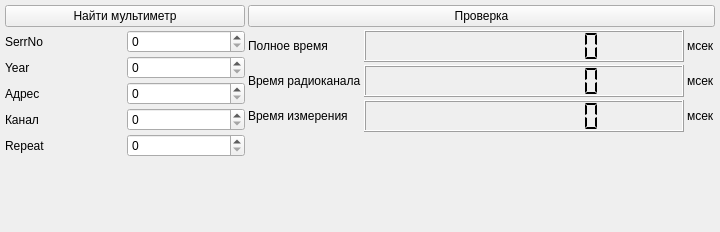
<?xml version="1.0" encoding="UTF-8"?>
<ui version="4.0">
 <class>MainBox</class>
 <widget class="QWidget" name="MainBox">
  <property name="geometry">
   <rect>
    <x>0</x>
    <y>0</y>
    <width>720</width>
    <height>232</height>
   </rect>
  </property>
  <property name="windowTitle">
   <string>Dialog</string>
  </property>
  <layout class="QHBoxLayout" name="horizontalLayout">
   <property name="spacing">
    <number>3</number>
   </property>
   <property name="leftMargin">
    <number>5</number>
   </property>
   <property name="topMargin">
    <number>5</number>
   </property>
   <property name="rightMargin">
    <number>5</number>
   </property>
   <property name="bottomMargin">
    <number>5</number>
   </property>
   <item>
    <layout class="QVBoxLayout" name="verticalLayout">
     <property name="spacing">
      <number>3</number>
     </property>
     <item>
      <widget class="QPushButton" name="btn_find_multimeter">
       <property name="text">
        <string>Найти мультиметр</string>
       </property>
      </widget>
     </item>
     <item>
      <layout class="QGridLayout" name="gridLayout_2">
       <property name="spacing">
        <number>3</number>
       </property>
       <item row="1" column="1">
        <widget class="QSpinBox" name="sb_year"/>
       </item>
       <item row="3" column="1">
        <widget class="QSpinBox" name="sb_channel"/>
       </item>
       <item row="1" column="0">
        <widget class="QLabel" name="label_8">
         <property name="text">
          <string>Year</string>
         </property>
        </widget>
       </item>
       <item row="2" column="1">
        <widget class="QSpinBox" name="sb_address"/>
       </item>
       <item row="3" column="0">
        <widget class="QLabel" name="label_5">
         <property name="text">
          <string>Канал</string>
         </property>
        </widget>
       </item>
       <item row="0" column="0">
        <widget class="QLabel" name="label_7">
         <property name="text">
          <string>SerrNo</string>
         </property>
        </widget>
       </item>
       <item row="2" column="0">
        <widget class="QLabel" name="label_4">
         <property name="text">
          <string>Адрес</string>
         </property>
        </widget>
       </item>
       <item row="4" column="0">
        <widget class="QLabel" name="label_9">
         <property name="text">
          <string>Repeat</string>
         </property>
        </widget>
       </item>
       <item row="0" column="1">
        <widget class="QSpinBox" name="sb_serno"/>
       </item>
       <item row="4" column="1">
        <widget class="QSpinBox" name="sb_repeat"/>
       </item>
      </layout>
     </item>
     <item>
      <spacer name="verticalSpacer">
       <property name="orientation">
        <enum>Qt::Vertical</enum>
       </property>
       <property name="sizeHint" stdset="0">
        <size>
         <width>20</width>
         <height>40</height>
        </size>
       </property>
      </spacer>
     </item>
    </layout>
   </item>
   <item>
    <layout class="QVBoxLayout" name="verticalLayout_2">
     <property name="spacing">
      <number>3</number>
     </property>
     <item>
      <widget class="QPushButton" name="btn_check_time">
       <property name="text">
        <string>Проверка</string>
       </property>
      </widget>
     </item>
     <item>
      <layout class="QGridLayout" name="gridLayout">
       <property name="spacing">
        <number>3</number>
       </property>
       <item row="1" column="0">
        <widget class="QLabel" name="label_2">
         <property name="text">
          <string>Время радиоканала</string>
         </property>
        </widget>
       </item>
       <item row="2" column="0">
        <widget class="QLabel" name="label_3">
         <property name="text">
          <string>Время измерения</string>
         </property>
        </widget>
       </item>
       <item row="2" column="1">
        <widget class="QLCDNumber" name="lcd_time_measuring">
         <property name="sizePolicy">
          <sizepolicy hsizetype="Maximum" vsizetype="Maximum">
           <horstretch>0</horstretch>
           <verstretch>0</verstretch>
          </sizepolicy>
         </property>
         <property name="minimumSize">
          <size>
           <width>320</width>
           <height>32</height>
          </size>
         </property>
         <property name="digitCount">
          <number>10</number>
         </property>
         <property name="segmentStyle">
          <enum>QLCDNumber::Flat</enum>
         </property>
        </widget>
       </item>
       <item row="0" column="1">
        <widget class="QLCDNumber" name="lcd_time_full">
         <property name="sizePolicy">
          <sizepolicy hsizetype="Maximum" vsizetype="Maximum">
           <horstretch>0</horstretch>
           <verstretch>0</verstretch>
          </sizepolicy>
         </property>
         <property name="minimumSize">
          <size>
           <width>320</width>
           <height>32</height>
          </size>
         </property>
         <property name="digitCount">
          <number>10</number>
         </property>
         <property name="segmentStyle">
          <enum>QLCDNumber::Flat</enum>
         </property>
        </widget>
       </item>
       <item row="1" column="1">
        <widget class="QLCDNumber" name="lcd_time_radiochannel">
         <property name="sizePolicy">
          <sizepolicy hsizetype="Maximum" vsizetype="Maximum">
           <horstretch>0</horstretch>
           <verstretch>0</verstretch>
          </sizepolicy>
         </property>
         <property name="minimumSize">
          <size>
           <width>320</width>
           <height>32</height>
          </size>
         </property>
         <property name="digitCount">
          <number>10</number>
         </property>
         <property name="segmentStyle">
          <enum>QLCDNumber::Flat</enum>
         </property>
        </widget>
       </item>
       <item row="0" column="0">
        <widget class="QLabel" name="label">
         <property name="text">
          <string>Полное время</string>
         </property>
        </widget>
       </item>
       <item row="0" column="2">
        <widget class="QLabel" name="label_6">
         <property name="text">
          <string>мсек</string>
         </property>
        </widget>
       </item>
       <item row="1" column="2">
        <widget class="QLabel" name="label_10">
         <property name="text">
          <string>мсек</string>
         </property>
        </widget>
       </item>
       <item row="2" column="2">
        <widget class="QLabel" name="label_11">
         <property name="text">
          <string>мсек</string>
         </property>
        </widget>
       </item>
      </layout>
     </item>
     <item>
      <spacer name="verticalSpacer_2">
       <property name="orientation">
        <enum>Qt::Vertical</enum>
       </property>
       <property name="sizeHint" stdset="0">
        <size>
         <width>20</width>
         <height>40</height>
        </size>
       </property>
      </spacer>
     </item>
    </layout>
   </item>
  </layout>
 </widget>
 <resources/>
 <connections/>
</ui>
